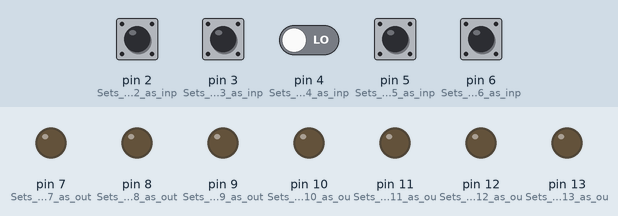
Recording of a sketch running on a simulated Arduino Uno, built with avr-gcc and run on an emulated ATmega328P. Parts: output pins drawn as LEDs (lit = HIGH). The test bench sets the inputs (shaded band); at power-on: pin 2 (Sets_digital_pin_2_as_inp), pin 3 (Sets_digital_pin_3_as_inp), pin 4 (Sets_digital_pin_4_as_inp), pin 5 (Sets_digital_pin_5_as_inp), pin 6 (Sets_digital_pin_6_as_inp) LOW.

Above: at 1.2 s.
1.3 s: pin 2 (Sets_digital_pin_2_as_inp) pulled HIGH for 0.15 s
At 2.1 s:
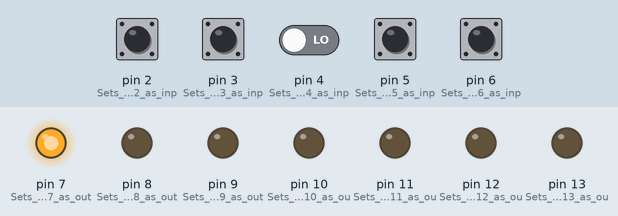
4.4 s: pin 6 (Sets_digital_pin_6_as_inp) pulled HIGH for 1 s
At 5.8 s:
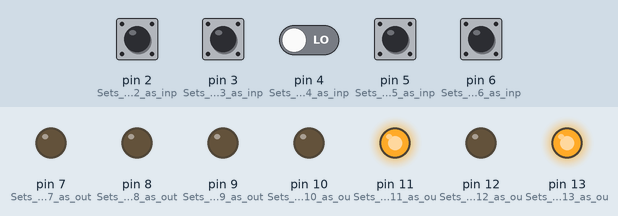
8.4 s: pin 3 (Sets_digital_pin_3_as_inp) pulled HIGH for 0.15 s
At 9.2 s:
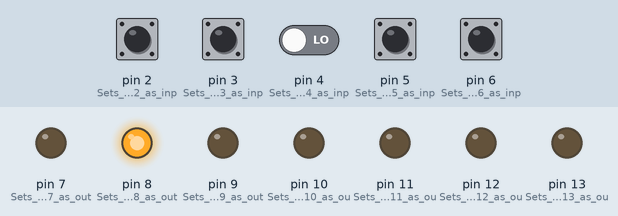
10.9 s: pin 2 (Sets_digital_pin_2_as_inp) driven HIGH and pin 4 (Sets_digital_pin_4_as_inp) driven HIGH
At 13.2 s:
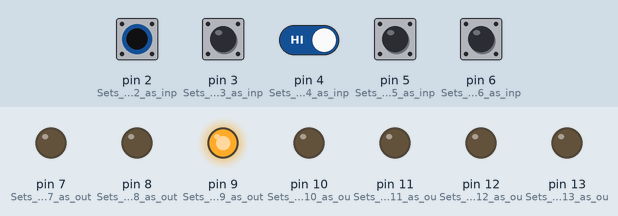
13.9 s: pin 2 (Sets_digital_pin_2_as_inp) driven LOW
At 16.8 s:
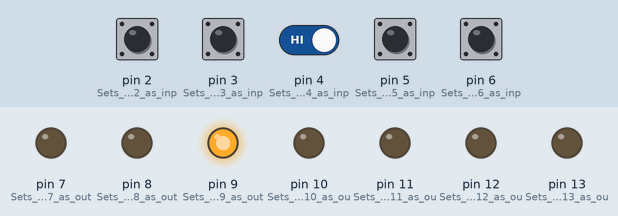
16.9 s: pin 2 (Sets_digital_pin_2_as_inp) driven HIGH
At 19.2 s:
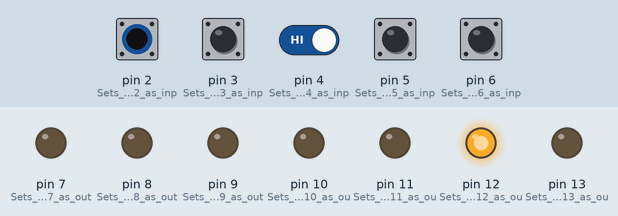
Timing chart, 0 to 20.9 s (numbered marks = the images above; inputs shaded):
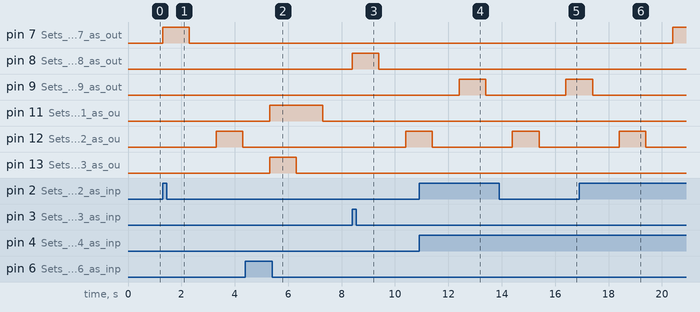

The sketch:

SMART_HOME_-_SENSOR_BOARD.ino
```cpp
void setup() {
  pinMode(2, INPUT);          //Sets digital pin 2 as input pin - FIRE SENSOR 1
  pinMode(3, INPUT);          //Sets digital pin 3 as input pin - FIRE SENSOR 2
  pinMode(4, INPUT);          //Sets digital pin 4 as input pin - FIRE SENSOR 3
  pinMode(5, INPUT);          //Sets digital pin 5 as input pin - WATER DETECTOR
  pinMode(6, INPUT);          //Sets digital pin 6 as input pin - FRONT DOOR TOUCH SENSOR
  pinMode(7, OUTPUT);         //Sets digital pin 7 as output pin - BUZZER 1
  pinMode(8, OUTPUT);         //Sets digital pin 8 as output pin - BUZZER 2
  pinMode(9, OUTPUT);         //Sets digital pin 9 as output pin - BUZZER 3
  pinMode(10, OUTPUT);        //Sets digital pin 10 as output pin - BUZZER 4
  pinMode(11, OUTPUT);        //Sets digital pin 11 as output pin - BUZZER 5
  pinMode(12, OUTPUT);        //Sets digital pin 12 as output pin - FIRE ALARM BLINKING LED
  pinMode(13, OUTPUT);        //Sets digital pin 13 as output pin - FRONT DOOR TOUCH SENSOR DETECTOR LED
}

void loop() {
 // IF DETECTED CASES
 if(digitalRead(2)== HIGH) //FIRE ALARM 1
 {
  digitalWrite(7, HIGH);
  delay(1000);
  digitalWrite(7, LOW);
  delay(1000);
  digitalWrite(12, HIGH);
  delay(1000);
  digitalWrite(12, LOW);
  delay(1000);
 }
 if(digitalRead(3)== HIGH) //FIRE ALARM 2
 {
  digitalWrite(8, HIGH);
  delay(1000);
  digitalWrite(8, LOW);
  delay(1000);
  digitalWrite(12, HIGH);
  delay(1000);
  digitalWrite(12, LOW);
  delay(1000);
 }
 if(digitalRead(4)== HIGH) //FIRE ALARM 3
 {
  digitalWrite(9, HIGH);
  delay(1000);
  digitalWrite(9, LOW);
  delay(1000);
  digitalWrite(12, HIGH);
  delay(1000);
  digitalWrite(12, LOW);
  delay(1000);
 }
 if(digitalRead(5)== HIGH) //WATER DETECTOR
 {
  digitalWrite(10, HIGH);
  delay(2000);
  digitalWrite(10, LOW);
  delay(2000);
 }
 if(digitalRead(6)== HIGH) //FRONT DOOR TOUCH SENSOR DETECTOR
 {
  digitalWrite(11, HIGH);
  digitalWrite(13, HIGH);
  delay(1000);
  digitalWrite(13, LOW);
  delay(1000);
 }

 // IF NOT DETECTED CASES
 if(digitalRead(2)== LOW) //FIRE ALARM 1
 {
  digitalWrite(6, LOW);
 }
 if(digitalRead(3)== LOW) //FIRE ALARM 2
 {
  digitalWrite(7, LOW);
 }
 if(digitalRead(4)== LOW) //FIRE ALARM 3
 {
  digitalWrite(8, LOW);
 }
 if(digitalRead(5)== LOW)//WATER DETECTOR
 {
  digitalWrite(9, LOW);
 }
 if(digitalRead(6)== LOW)//FRONT DOOR TOUCH SENSOR DETECTOR
 {
  digitalWrite(11, LOW);
  digitalWrite(13, LOW);
 }

}
```

Measured:
- after the input at 1.3 s, pin 7 (Sets_digital_pin_7_as_out): LOW → HIGH at once, → LOW 1.0 s later; pin 12 (Sets_digital_pin_12_as_ou): LOW → HIGH after 2.0 s, → LOW 1.0 s later
- after the input at 4.4 s, pin 11 (Sets_digital_pin_11_as_ou): LOW → HIGH after 0.90 s, → LOW 2.0 s later; pin 13 (Sets_digital_pin_13_as_ou): LOW → HIGH after 0.90 s, → LOW 1.0 s later
- after the input at 8.4 s, pin 8 (Sets_digital_pin_8_as_out): LOW → HIGH at once, → LOW 1.0 s later; pin 12 (Sets_digital_pin_12_as_ou): LOW → HIGH after 2.0 s
- after the input at 10.9 s, pin 9 (Sets_digital_pin_9_as_out): LOW → HIGH after 1.5 s, → LOW 1.0 s later
- after the input at 13.9 s, pin 7 (Sets_digital_pin_7_as_out): stays LOW (without the input it goes to HIGH after 2.5 s); pin 9 (Sets_digital_pin_9_as_out): LOW → HIGH after 2.5 s
- after the input at 16.9 s, pin 7 (Sets_digital_pin_7_as_out): LOW → HIGH after 3.5 s; pin 9 (Sets_digital_pin_9_as_out): goes on until 17.4 s, then stays LOW
